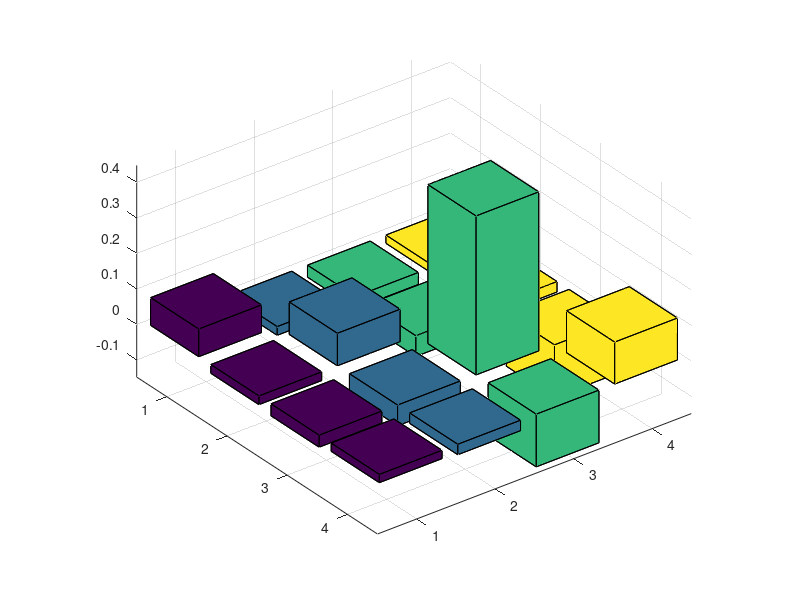

The MATLAB script that drew this image:
clear all;
close all;
D = 20;
mu = 0;
sigma = 1;
mu = ones(1,D)*mu;
N = 4;

sigma = eye(D)*sigma;
rng('default')  % For reproducibility
X = mvnrnd(mu,sigma,N);
a = [1,4,7,3,2,6,1,9,3,2,1,5,4,7,4,3,9,0,1,2];

e = normrnd(0,1,[N,1]);
Zn = zeros(N,N);
Zs = zeros(N,N);
Yn = zeros(N,N);
Ys = zeros(N,N);
for i=1:N
   e_new = normrnd(0,1,[N,1]);
   Zn(:,i) = e_new;
   Zs(:,i) = e_new + 0.5*e;
   temp = X * a';
   for j=1:N
       Yn(j,i) =  temp(j) + Zn(j,i);
   end
   for j=1:N
       Ys(j,i) =  temp(j) + Zs(j,i);
   end
   e = e_new;
end
Zs
figure(1)
bar3(cov(Zn))
